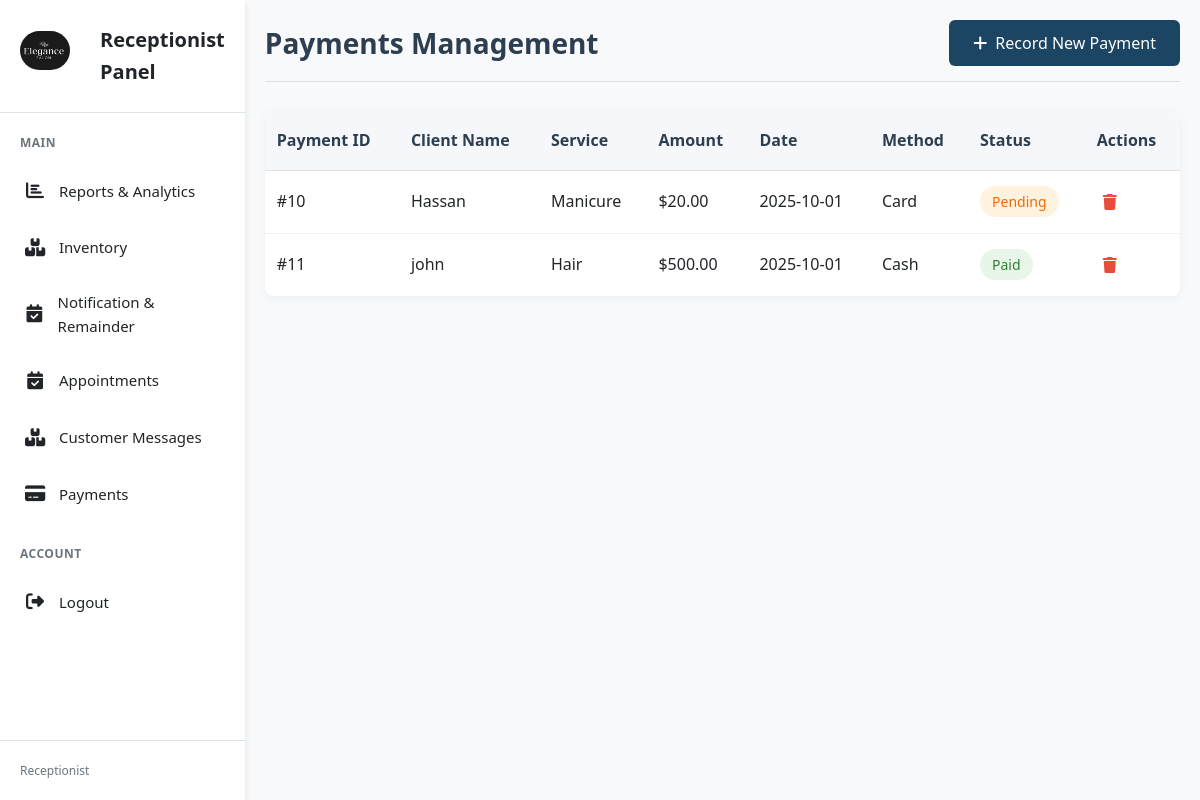
The page /recpet/payment.php on the database its author committed.
### tables this page shows
CREATE TABLE `payments` (
  `id` int(11) NOT NULL,
  `client_name` varchar(255) NOT NULL,
  `service` varchar(255) NOT NULL,
  `amount` decimal(10,2) NOT NULL,
  `payment_method` enum('Cash','Card','Online') NOT NULL,
  `status` enum('Paid','Pending') NOT NULL,
  `payment_date` date NOT NULL,
  `created_at` timestamp NOT NULL DEFAULT current_timestamp()
);

### recpet/payment.php (the view, shortened to what this page needs)
<?php
include "config.php";
$sql = "SELECT * FROM payments ORDER BY payment_date DESC";
$result = mysqli_query($conn, $sql);
$payments = [];
if ($result) {
    $payments = mysqli_fetch_all($result, MYSQLI_ASSOC);
}
?>
<!DOCTYPE html>
<html lang="en">
<head>
    <link rel="stylesheet" href="https://cdnjs.cloudflare.com/ajax/libs/font-awesome/6.4.0/css/all.min.css">
   <link rel="stylesheet" href="css/pay.css">
</head>
<body>
    <?php include "side.php"; ?>
    <div class="container">
        <header>
            <h1>Payments Management</h1>
            <button class="btn-primary" onclick="openModal()">
                <i class="fas fa-plus"></i> Record New Payment
            </button>
        </header>
        <div class="table-container">
            <table>
                <thead>
                    <tr>
                        <th>Payment ID</th>
                        <th>Client Name</th>
                        <th>Service</th>
                        <th>Amount</th>
                        <th>Date</th>
                        <th>Method</th>
                        <th>Status</th>
                        <th>Actions</th>
                    </tr>
                </thead>
                <tbody>
                    <?php if (empty($payments)): ?>
                        <tr>
                            <td colspan="8" style="text-align: center;">No payments found</td>
                        </tr>
                    <?php else: ?>
                        <?php foreach ($payments as $payment): ?>
                            <tr>
                                <td>#<?php echo $payment['id']; ?></td>
                                <td><?php echo htmlspecialchars($payment['client_name']); ?></td>
                                <td><?php echo htmlspecialchars($payment['service']); ?></td>
                                <td>$<?php echo number_format($payment['amount'], 2); ?></td>
                                <td><?php echo $payment['payment_date']; ?></td>
                                <td><?php echo $payment['payment_method']; ?></td>
                                <td>
                                    <span class="status <?php echo $payment['status'] === 'Paid' ? 'status-paid' : 'status-pending'; ?>">
                                        <?php echo $payment['status']; ?>
                                    </span>
                                </td>
                                <td>
                                    <div class="actions">
                                        <form method="POST" style="display: inline;" onsubmit="return confirm('Are you sure you want to delete this payment?')">
                                            <button type="submit" class="action-btn delete-btn">
                                                <i class="fas fa-trash"></i>
                                            </button>
                                        </form>
                                    </div>
                                </td>
                            </tr>
                        <?php endforeach; ?>
                    <?php endif; ?>
                </tbody>
            </table>
        </div>
    </div>
</body>
</html>

### recpet/css/pay.css (style rules this page uses)
* { margin: 0; padding: 0; box-sizing: border-box; font-family: 'Segoe UI', Tahoma, Geneva, Verdana, sans-serif; }
body { background-color: #f8f9fa; color: #333; line-height: 1.6; }
.container { max-width: 1200px; width: 100%; margin: 0 auto; padding: 20px; }
header { display: flex; justify-content: space-between; align-items: center; margin-bottom: 30px; padding-bottom: 15px; border-bottom: 1px solid #e0e0e0; }
h1 { font-size: 28px; font-weight: 600; color: #2c3e50; }
.btn-primary { background-color: #1b4562; color: white; border: none; padding: 12px 24px; border-radius: 6px; cursor: pointer; font-size: 16px; font-weight: 500; transition: background-color 0.3s; display: flex; align-items: center; gap: 8px; text-decoration: none; }
.table-container { background-color: white; border-radius: 8px; box-shadow: 0 2px 10px rgba(0, 0, 0, 0.05); overflow: hidden; margin-bottom: 30px; }
table { width: 100%; border-collapse: collapse; }
th { background-color: #f5f7fa; padding: 16px 12px; text-align: left; font-weight: 600; color: #2c3e50; border-bottom: 1px solid #e0e0e0; }
td { padding: 14px 12px; border-bottom: 1px solid #f0f0f0; }
tr:last-child td { border-bottom: none; }
.status { padding: 6px 12px; border-radius: 20px; font-size: 14px; font-weight: 500; }
.status-paid { background-color: #e8f5e9; color: #2e7d32; }
.status-pending { background-color: #fff3e0; color: #ef6c00; }
.actions { display: flex; gap: 10px; }
.action-btn { background: none; border: none; cursor: pointer; font-size: 16px; padding: 6px; border-radius: 4px; transition: background-color 0.2s; text-decoration: none; display: inline-block; }
.delete-btn { color: #e74c3c; }

### recpet/css/side.css (style rules this page uses)
* { margin: 0; padding: 0; box-sizing: border-box; font-family: 'Segoe UI', Tahoma, Geneva, Verdana, sans-serif; }
:root { --primary: #ffffff; --secondary: #f8f9fa; --accent: #e9ecef; --text: #212529; --text-light: #6c757d; --border: #dee2e6; --hover: #f1f3f5; --active: #007bff; --shadow: 0 4px 6px rgba(0, 0, 0, 0.1); }
body { background-color: var(--secondary); color: var(--text); display: flex; min-height: 100vh; }

### rows shown on the page
payments: id "10", client_name "Hassan", service "Manicure", amount "20.00", payment_date "2025-10-01", payment_method "Card", status "Pending"
payments: id "11", client_name "john", service "Hair", amount "500.00", payment_date "2025-10-01", payment_method "Cash", status "Paid"
